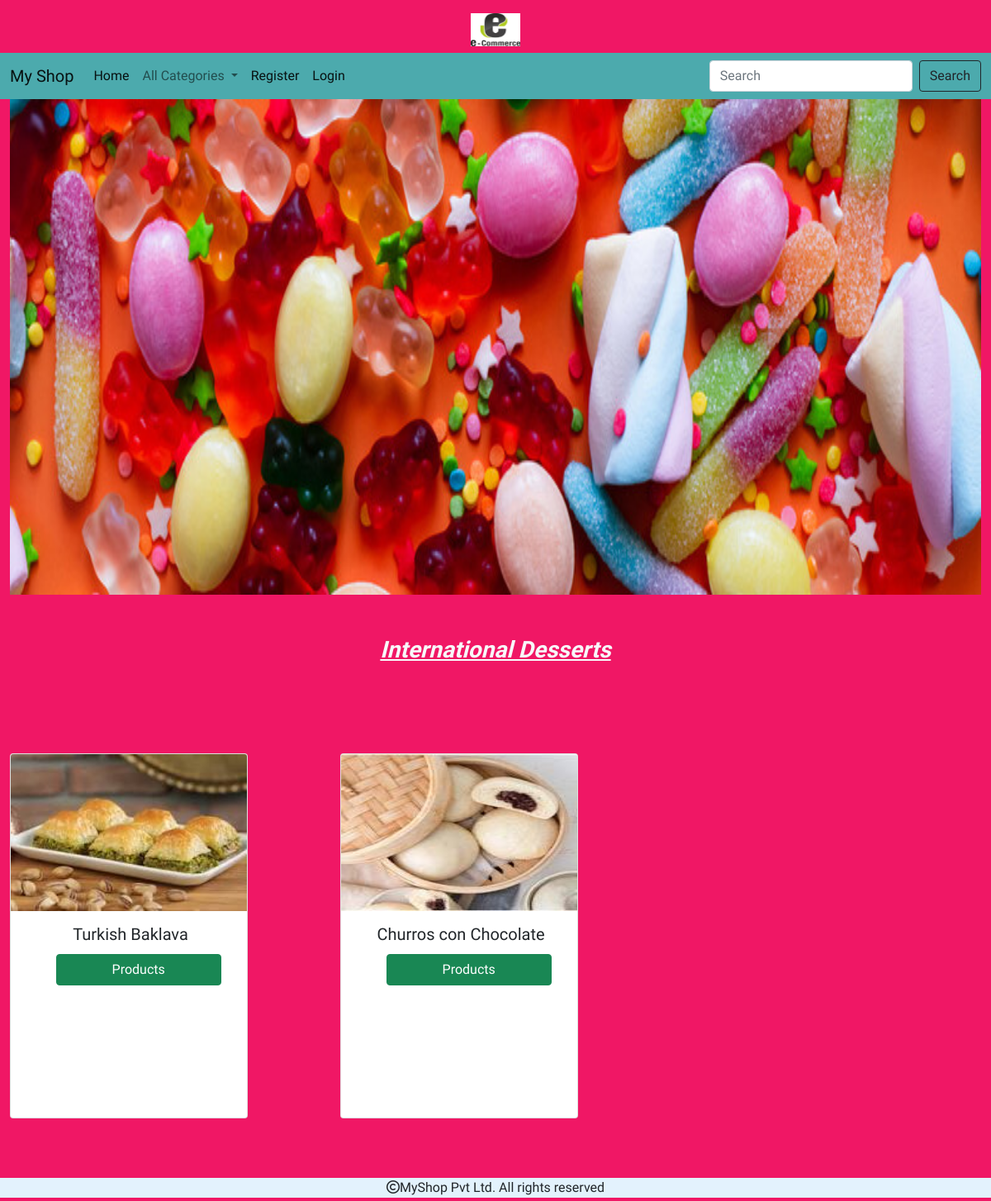
/products/1, run on the app's committed database.
### shop/models.py (models this page shows, shortened)
class Category(models.Model):
    name=models.CharField(max_length=30)
    desc=models.TextField()
    image=models.ImageField(upload_to='picture',null=True,blank=True)

class Product(models.Model):
    name = models.CharField(max_length=30)
    desc = models.TextField()
    image = models.ImageField(upload_to='products', null=True, blank=True)
    price=models.DecimalField(max_digits=10,decimal_places=2)
    stock=models.IntegerField()
    available=models.BooleanField(default=True)
    created=models.DateTimeField(auto_now_add=True)
    updated=models.DateTimeField(auto_now=True)
    category=models.ForeignKey(Category,on_delete=models.CASCADE)

### shop/views.py (the view)
# urls.py: path('products/<int:p>',views.allproducts,name="allprod"),
def allproducts(request,p):
    c = Category.objects.get(id=p)
    p=Product.objects.filter(category=c)
    return render(request,'product.html',{'c':c,'p':p})

### cart/context_processors.py (called while the page is built, shortened)
def total(request):
    count=0
    return {'count':count}

### shop/context_processors.py (called while the page is built)
def links(request):
    c=Category.objects.all()
    return {'links':c}

### templates/product.html (shortened to what this page needs)
<!DOCTYPE html>
{% extends 'base.html' %}
{% load static %}
{% block content %}
<div class="container-fluid " style="margin-bottom:50px;">
    <img src="{{c.image.url}}" height="600px" width="100%">
</div>
<div class="container-fluid mt-1" style="margin-bottom:100px;">
    <center>
        <h3 class="text center text-light fw-bold"> <i> <u> {{c.name}} </u> </i> </h3>
</div>
<div class="container-fluid mt-1" style="margin-bottom:100px;">
    <div class="row">
        {% for i in p %}
        <div class="col-sm-4">
             <div class="card mt-2" style="width: 18rem;">
                <img src="{{i.image.url}}" class="card-img-top" style="height:190px;">
                    <div class="card-body" style="height:250px; width:290px;">
                    <h5 class="card-title text-center">{{i.name}}</h5>
                    <a href="{% url 'shop:detail' i.id %}" class="btn btn-success mt-1" style="position:relative;left:15%;width:200px ">Products</a>
                    </div>
             </div>
        </div>
        {% endfor %}
    </div>
{% endblock %}

### static/css/style.css (style rules this page uses)
body { background-color:#f01765; font-family: "Faustina", serif; font-optical-sizing: auto; font-weight: 500; font-style: normal; }

### data on the page
Category: image (picture), name "International Desserts"
Product: image (picture), name "Turkish Baklava"
Product: image (picture), name "Churros con Chocolate"
